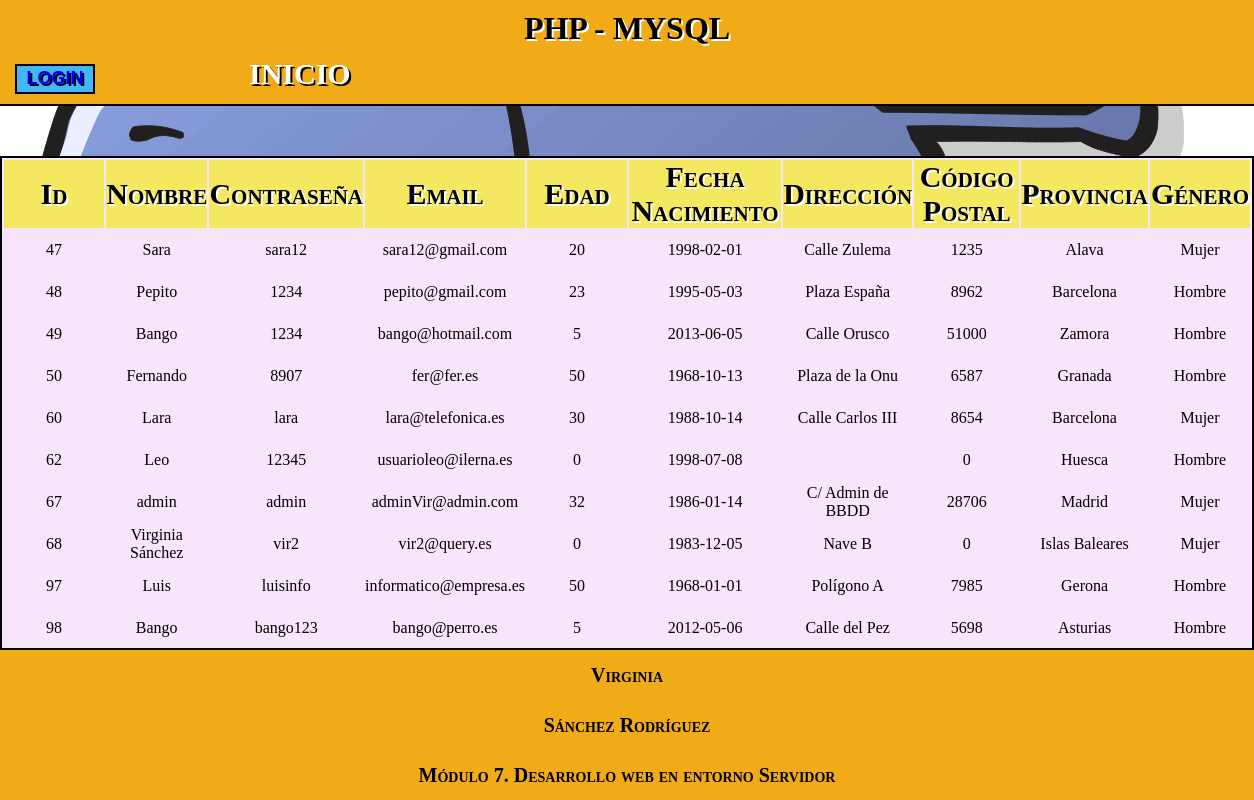
The page /?pagina=2 on the database its author committed.
### tables this page shows
CREATE TABLE `usuarios` (
  `Id` int(11) NOT NULL,
  `Nombre` varchar(30) DEFAULT NULL,
  `Contrasena` varchar(8) NOT NULL,
  `Email` varchar(30) NOT NULL,
  `Edad` int(11) DEFAULT NULL,
  `FechaNacimiento` date DEFAULT NULL,
  `Direccion` varchar(100) DEFAULT NULL,
  `CodigoPostal` int(11) DEFAULT NULL,
  `Provincia` varchar(30) DEFAULT NULL,
  `Genero` varchar(10) DEFAULT NULL
);

### index.php (called while the page is built, shortened)
<?php
	include 'cabecera.php';
	include 'contenido.php';
	include 'pie.php';
?>

### contenido.php (the view, shortened to what this page needs)
<table>
	<tr>
	    <th>Id</th>
	    <th>Nombre</th>
	    <th>Contraseña</th>
	    <th>Email</th>
	    <th>Edad</th>
	    <th>Fecha Nacimiento</th>
	    <th>Dirección</th>
	    <th>Código Postal</th>
	    <th>Provincia</th>
	    <th>Género</th>
	</tr>
<?php
	include 'conexion.php';
	$query = "SELECT * FROM usuarios";
	$registrosPorPagina = 10;
	if(isset($_GET['pagina'])){
		if ($_GET['pagina'] == 1){
			header ("Location:index.php");
		}
		else {
			$pagina = $_GET['pagina'];
		}
	}
	else {
		$pagina = 1;
	}
	$primerRegistro = ($pagina-1)*$registrosPorPagina;
	$resultado = $conexion->query($query);
	$registros = $resultado->fetchAll (PDO::FETCH_OBJ);
	$numeroRegistros = count($registros);
	$numeroPaginas = ceil($numeroRegistros/$registrosPorPagina);
	$queryLimite = "SELECT * FROM usuarios LIMIT $primerRegistro,$registrosPorPagina";
	$resultadoLimite = $conexion->query($queryLimite);
	$registrosLimite = $resultadoLimite->fetchAll (PDO::FETCH_OBJ);
	foreach($registrosLimite as $usuario):
?>
<tr>
	<td> <?php echo $usuario->Id?> </td>
	<td> <?php echo $usuario->Nombre?> </td>
	<td> <?php echo $usuario->Contrasena?> </td>
	<td> <?php echo $usuario->Email?> </td>
	<td> <?php echo $usuario->Edad?> </td>
	<td> <?php echo $usuario->FechaNacimiento?> </td>
	<td> <?php echo $usuario->Direccion?> </td>
	<td> <?php echo $usuario->CodigoPostal?> </td>
	<td> <?php echo $usuario->Provincia?> </td>
	<td> <?php echo $usuario->Genero?> </td>
</tr>
<?php
	endforeach;
?>
</table>
<div id="paginacion">
	<a href="index.php?pagina=<?php	if ($pagina != 1) {echo $pagina-1;} else {echo '1';}?>"><img src="images/backward2.png" alt="Anterior"></a>
	<?php
		for ($i = 1; $i <= $numeroPaginas; $i++) {
			echo "<a href='?pagina=" . $i . "'>" . $i . "</a> ";
		}
	?>
	<a href="index.php?pagina=<?php	if ($pagina != $numeroPaginas) {echo $pagina+1;} else {echo $numeroPaginas;}  ?>"><img src="images/forward3.png" alt="Posterior"></a>
</div>

### css/estilos.css (style rules this page uses)
* { margin: 0; padding: 0; text-decoration: none; }
body { background: url(../images/phpelephant.png) no-repeat; position: relative; }
table { background: #F7E5FB; border: 2px solid black; width: auto; margin: 50px auto; }
th { min-width: 100px; font-weight: bold; text-shadow: 2px 2px white; font-variant: small-caps; font-size: 30px; background: #F4E860; text-align: center; }
tr { height: 40px; }
td { text-align: center; }
#paginacion { width: 20%; margin-left: 70%; text-align: center; font-size: 25px; }
#paginacion a { text-decoration: none; margin-right: 15px; margin-left: 15px; }

### rows shown on the page
usuarios: Id "47", Nombre "Sara", Contrasena "sara12", Email "sara12@gmail.com", Edad "20", FechaNacimiento "1998-02-01", Direccion "Calle Zulema", CodigoPostal "1235", Provincia "Alava", Genero "Mujer"
usuarios: Id "48", Nombre "Pepito", Contrasena "1234", Email "pepito@gmail.com", Edad "23", FechaNacimiento "1995-05-03", Direccion "Plaza España", CodigoPostal "8962", Provincia "Barcelona", Genero "Hombre"
usuarios: Id "49", Nombre "Bango", Contrasena "1234", Email "bango@hotmail.com", Edad "5", FechaNacimiento "2013-06-05", Direccion "Calle Orusco", CodigoPostal "51000", Provincia "Zamora", Genero "Hombre"
usuarios: Id "50", Nombre "Fernando", Contrasena "8907", Email "fer@fer.es", Edad "50", FechaNacimiento "1968-10-13", Direccion "Plaza de la Onu", CodigoPostal "6587", Provincia "Granada", Genero "Hombre"
usuarios: Id "60", Nombre "Lara", Contrasena "lara", Email "lara@telefonica.es", Edad "30", FechaNacimiento "1988-10-14", Direccion "Calle Carlos III", CodigoPostal "8654", Provincia "Barcelona", Genero "Mujer"
usuarios: Id "62", Nombre "Leo", Contrasena "12345", Email "usuarioleo@ilerna.es", Edad "0", FechaNacimiento "1998-07-08", CodigoPostal "0", Provincia "Huesca", Genero "Hombre"
usuarios: Id "67", Nombre "admin", Contrasena "admin", Email "adminVir@admin.com", Edad "32", FechaNacimiento "1986-01-14", Direccion "C/ Admin de BBDD", CodigoPostal "28706", Provincia "Madrid", Genero "Mujer"
usuarios: Id "68", Nombre "Virginia Sánchez", Contrasena "vir2", Email "vir2@query.es", Edad "0", FechaNacimiento "1983-12-05", Direccion "Nave B", CodigoPostal "0", Provincia "Islas Baleares", Genero "Mujer"
usuarios: Id "97", Nombre "Luis", Contrasena "luisinfo", Email "informatico@empresa.es", Edad "50", FechaNacimiento "1968-01-01", Direccion "Polígono A", CodigoPostal "7985", Provincia "Gerona", Genero "Hombre"
usuarios: Id "98", Nombre "Bango", Contrasena "bango123", Email "bango@perro.es", Edad "5", FechaNacimiento "2012-05-06", Direccion "Calle del Pez", CodigoPostal "5698", Provincia "Asturias", Genero "Hombre"
